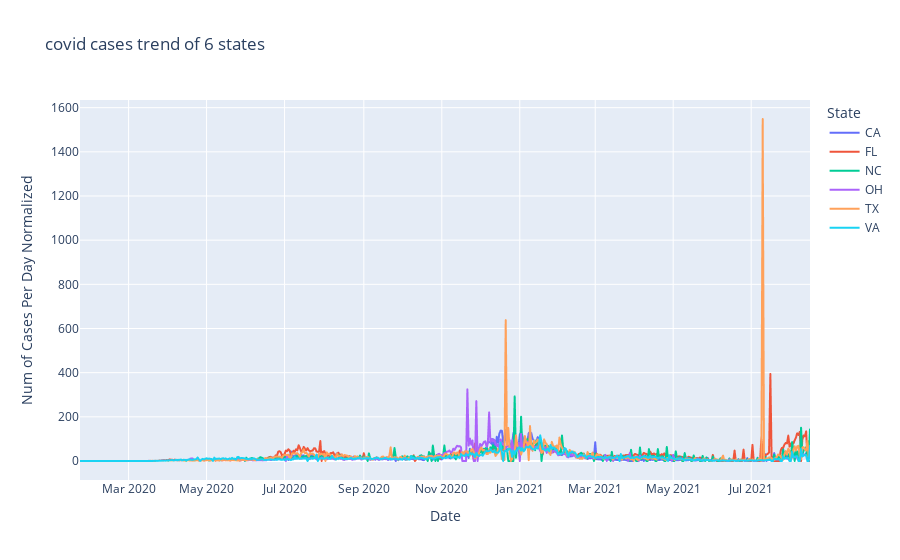

Write notebook code for a chart like this one.
### Code cell
fig7_fl = px.line(states_covid_data, x="Date", y="Num of Cases Per Day Normalized", color='State', title="covid cases trend of 6 states")
fig7_fl.show()

### Figure 1 — Plotly figure (JSON) as saved in the notebook; plotly's stock layout.template omitted (floating-point values rounded to 4 significant figures; data arrays with more than 128 entries replaced by an {"elided": "..."} marker saying what was removed)
{"data": [{"hovertemplate": "State=CA<br>Date=%{x}<br>Num of Cases Per Day Normalized=%{y}<extra></extra>", "legendgroup": "CA", "line": {"color": "#636efa", "dash": "solid"}, "mode": "lines", "name": "CA", "showlegend": true, "type": "scattergl", "x": {"elided": "572 str values"}, "xaxis": "x", "y": {"elided": "572 float values"}, "yaxis": "y"}, {"hovertemplate": "State=FL<br>Date=%{x}<br>Num of Cases Per Day Normalized=%{y}<extra></extra>", "legendgroup": "FL", "line": {"color": "#EF553B", "dash": "solid"}, "mode": "lines", "name": "FL", "showlegend": true, "type": "scattergl", "x": {"elided": "572 str values"}, "xaxis": "x", "y": {"elided": "572 float values"}, "yaxis": "y"}, {"hovertemplate": "State=NC<br>Date=%{x}<br>Num of Cases Per Day Normalized=%{y}<extra></extra>", "legendgroup": "NC", "line": {"color": "#00cc96", "dash": "solid"}, "mode": "lines", "name": "NC", "showlegend": true, "type": "scattergl", "x": {"elided": "572 str values"}, "xaxis": "x", "y": {"elided": "572 float values"}, "yaxis": "y"}, {"hovertemplate": "State=OH<br>Date=%{x}<br>Num of Cases Per Day Normalized=%{y}<extra></extra>", "legendgroup": "OH", "line": {"color": "#ab63fa", "dash": "solid"}, "mode": "lines", "name": "OH", "showlegend": true, "type": "scattergl", "x": {"elided": "572 str values"}, "xaxis": "x", "y": {"elided": "572 float values"}, "yaxis": "y"}, {"hovertemplate": "State=TX<br>Date=%{x}<br>Num of Cases Per Day Normalized=%{y}<extra></extra>", "legendgroup": "TX", "line": {"color": "#FFA15A", "dash": "solid"}, "mode": "lines", "name": "TX", "showlegend": true, "type": "scattergl", "x": {"elided": "572 str values"}, "xaxis": "x", "y": {"elided": "572 float values"}, "yaxis": "y"}, {"hovertemplate": "State=VA<br>Date=%{x}<br>Num of Cases Per Day Normalized=%{y}<extra></extra>", "legendgroup": "VA", "line": {"color": "#19d3f3", "dash": "solid"}, "mode": "lines", "name": "VA", "showlegend": true, "type": "scattergl", "x": {"elided": "572 str values"}, "xaxis": "x", "y": {"elided": "572 float values"}, "yaxis": "y"}], "layout": {"legend": {"title": {"text": "State"}, "tracegroupgap": 0}, "title": {"text": "covid cases trend of 6 states"}, "xaxis": {"anchor": "y", "domain": [0, 1], "title": {"text": "Date"}}, "yaxis": {"anchor": "x", "domain": [0, 1], "title": {"text": "Num of Cases Per Day Normalized"}}}}
